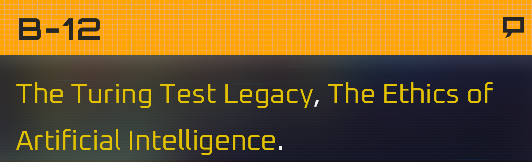
#> input picture files/img.png, 532 x 162 px
$ python main.py
#> lines starting #> are read from the running program, lines starting #| are printed output that depends on the picture; after the words box and inside, x2 and y2 are one past the last pixel; in counts of white or black regions, pixels touching at a corner belong together
import cv2
import numpy as np
import matplotlib.pyplot as plt


def affine():
    img = cv2.imread('files/img.png')
#> img is the input picture: shape (162, 532, 3); mean B, G, R 39.6, 90.5, 119.5
    rows, cols, depth = img.shape
#> rows = 162; cols = 532; depth = 3

    p1, p2, p3 = [0, 0], [170, 0], [0, 100]
    new_p1, new_p2, new_p3 = [200, 0], [300, 50], [150, 50]

    pts1 = np.array([p1, p2, p3]).astype(np.float32)
    pts2 = np.array([new_p1, new_p2, new_p3]).astype(np.float32)

    M = cv2.getAffineTransform(pts1, pts2)
    dst = cv2.warpAffine(img, M, (cols, rows))
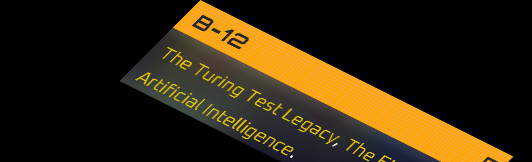
#> dst: shape (162, 532, 3); mean B, G, R 13.5, 35.9, 48

    cv2.line(img, p1, p2, (0, 255, 0), 6)
    cv2.line(img, p2, p3, (0, 255, 0), 6)
    cv2.line(img, p3, p1, (0, 255, 0), 6)

    cv2.line(img, new_p1, new_p2, (0, 0, 255), 6)
    cv2.line(img, new_p2, new_p3, (0, 0, 255), 6)
    cv2.line(img, new_p3, new_p1, (0, 0, 255), 6)
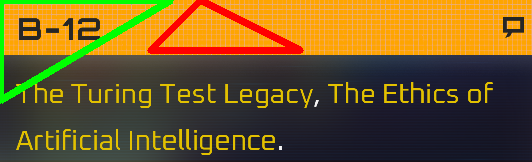
#> img: shape (162, 532, 3); mean B, G, R 38.1, 89.8, 114.2

    cv2.line(dst, new_p1, new_p2, (0, 0, 255), 6)
    cv2.line(dst, new_p2, new_p3, (0, 0, 255), 6)
    cv2.line(dst, new_p3, new_p1, (0, 0, 255), 6)
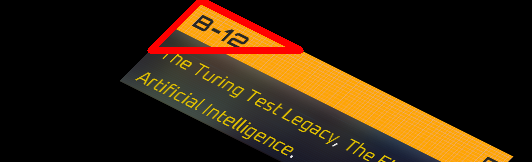
#> dst: shape (162, 532, 3); mean B, G, R 12.8, 33.4, 51

    cv2.imshow('img', img)
    cv2.imshow('dst', dst)
    cv2.waitKey(0)


def perspective():
    img = cv2.imread('files/sudoku.png')
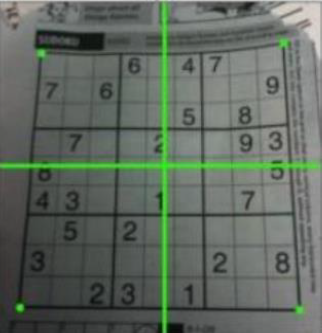
#> input picture files/sudoku.png, 322 x 333 px
#> img is the input picture: shape (333, 322, 3); mean B, G, R 96, 105.6, 96.2
    rows, cols, depth = img.shape
#> rows = 333; cols = 322; depth = 3

    p1, p2, p3, p4 = [40, 52], [283, 42], [20, 307], [300, 310]
    new_p1, new_p2, new_p3, new_p4 = [0, 0], [cols-1, 0], [0, rows-1], [cols-1, rows-1]
#> new_p1 = [0, 0]; new_p2 = [321, 0]; new_p3 = [0, 332]; new_p4 = [321, 332]

    pts1 = np.array([p1, p2, p3, p4]).astype(np.float32)
    pts2 = np.array([new_p1, new_p2, new_p3, new_p4]).astype(np.float32)
#> pts2 = [[0, 0], [321, 0], [0, 332], [321, 332]]

    M = cv2.getPerspectiveTransform(pts1, pts2)
    dst = cv2.warpPerspective(img, M, (cols, rows))
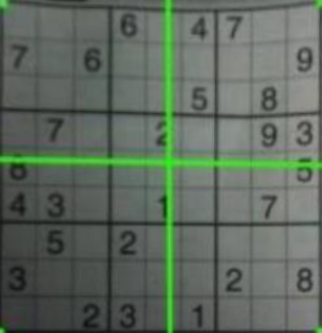
#> dst: shape (333, 322, 3); mean B, G, R 94.3, 106.2, 94.3

    cv2.circle(img, p1, 5, (0,  0, 255), -1)
#> img: shape (333, 322, 3); 0.08% of pixels changed, all inside (x1, y1, x2, y2) = (35, 47, 46, 58)
    cv2.circle(img, p2, 5, (0,  0, 255), -1)
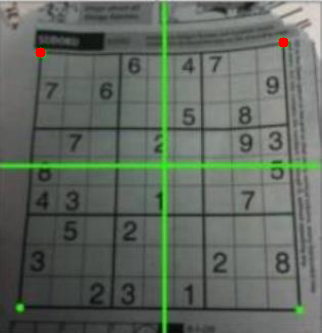
#> img: shape (333, 322, 3); mean B, G, R 95.8, 105.3, 96.5
    cv2.circle(img, p3, 5, (0,  0, 255), -1)
#> img: shape (333, 322, 3); 0.08% of pixels changed, all inside (x1, y1, x2, y2) = (15, 302, 26, 313)
    cv2.circle(img, p4, 5, (0,  0, 255), -1)
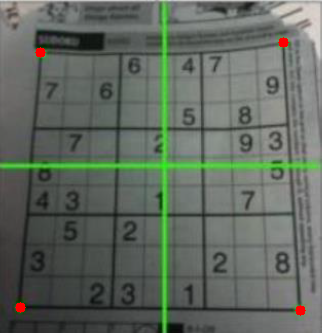
#> img: shape (333, 322, 3); mean B, G, R 95.7, 105.1, 96.8

    cv2.imshow('img', img)
    cv2.imshow('dst', dst)
    cv2.waitKey(0)


affine()
perspective()
